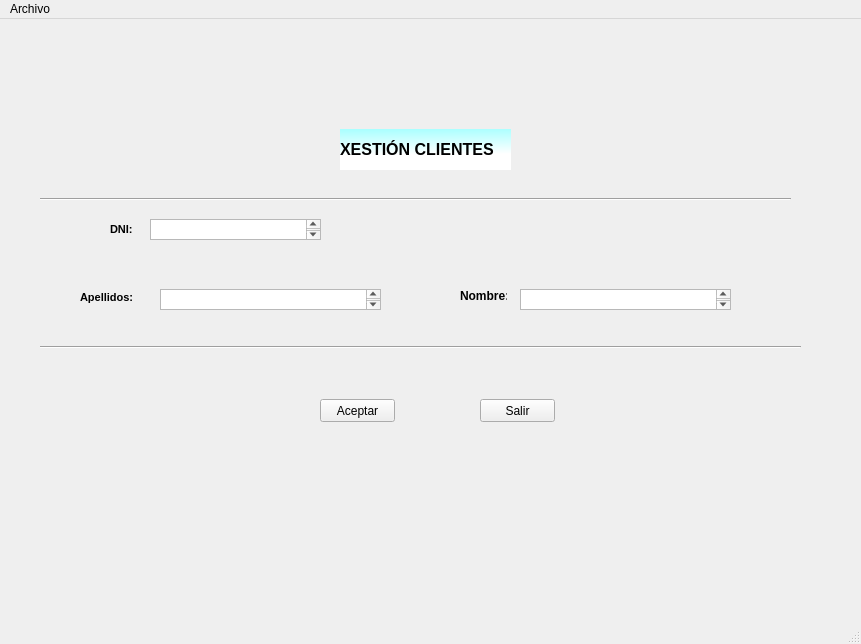
<?xml version="1.0" encoding="UTF-8"?>
<ui version="4.0">
 <class>venPrincipal</class>
 <widget class="QMainWindow" name="venPrincipal">
  <property name="geometry">
   <rect>
    <x>0</x>
    <y>0</y>
    <width>861</width>
    <height>644</height>
   </rect>
  </property>
  <property name="windowTitle">
   <string>Proyecto Uno</string>
  </property>
  <widget class="QWidget" name="centralwidget">
   <widget class="QLabel" name="label">
    <property name="geometry">
     <rect>
      <x>340</x>
      <y>110</y>
      <width>171</width>
      <height>41</height>
     </rect>
    </property>
    <property name="font">
     <font>
      <pointsize>12</pointsize>
      <weight>75</weight>
      <bold>true</bold>
     </font>
    </property>
    <property name="styleSheet">
     <string notr="true">background-color: rgb(170, 255, 255);
background-color: qlineargradient(spread:pad, x1:0.483, y1:0, x2:0.506, y2:0.625, stop:0 rgba(170, 255, 255, 255), stop:1 rgba(255, 255, 255, 255));</string>
    </property>
    <property name="text">
     <string>XESTIÓN CLIENTES</string>
    </property>
   </widget>
   <widget class="QLabel" name="lblDni_2">
    <property name="geometry">
     <rect>
      <x>110</x>
      <y>200</y>
      <width>31</width>
      <height>21</height>
     </rect>
    </property>
    <property name="font">
     <font>
      <pointsize>8</pointsize>
      <weight>75</weight>
      <bold>true</bold>
     </font>
    </property>
    <property name="text">
     <string>DNI: </string>
    </property>
   </widget>
   <widget class="Line" name="line">
    <property name="geometry">
     <rect>
      <x>40</x>
      <y>170</y>
      <width>751</width>
      <height>20</height>
     </rect>
    </property>
    <property name="orientation">
     <enum>Qt::Horizontal</enum>
    </property>
   </widget>
   <widget class="QTextEdit" name="editDni">
    <property name="geometry">
     <rect>
      <x>150</x>
      <y>200</y>
      <width>171</width>
      <height>21</height>
     </rect>
    </property>
   </widget>
   <widget class="QLabel" name="lblapel">
    <property name="geometry">
     <rect>
      <x>80</x>
      <y>270</y>
      <width>71</width>
      <height>16</height>
     </rect>
    </property>
    <property name="font">
     <font>
      <pointsize>8</pointsize>
      <weight>75</weight>
      <bold>true</bold>
     </font>
    </property>
    <property name="text">
     <string>Apellidos:</string>
    </property>
   </widget>
   <widget class="QTextEdit" name="editApel">
    <property name="geometry">
     <rect>
      <x>160</x>
      <y>270</y>
      <width>221</width>
      <height>21</height>
     </rect>
    </property>
   </widget>
   <widget class="Line" name="line_2">
    <property name="geometry">
     <rect>
      <x>40</x>
      <y>320</y>
      <width>761</width>
      <height>16</height>
     </rect>
    </property>
    <property name="orientation">
     <enum>Qt::Horizontal</enum>
    </property>
   </widget>
   <widget class="QLabel" name="lblNome">
    <property name="geometry">
     <rect>
      <x>460</x>
      <y>270</y>
      <width>47</width>
      <height>13</height>
     </rect>
    </property>
    <property name="font">
     <font>
      <weight>75</weight>
      <bold>true</bold>
     </font>
    </property>
    <property name="text">
     <string>Nombre:</string>
    </property>
   </widget>
   <widget class="QTextEdit" name="editNome">
    <property name="geometry">
     <rect>
      <x>520</x>
      <y>270</y>
      <width>211</width>
      <height>21</height>
     </rect>
    </property>
   </widget>
   <widget class="QPushButton" name="btnAceptar">
    <property name="geometry">
     <rect>
      <x>320</x>
      <y>380</y>
      <width>75</width>
      <height>23</height>
     </rect>
    </property>
    <property name="text">
     <string>Aceptar</string>
    </property>
   </widget>
   <widget class="QPushButton" name="btnSalir">
    <property name="geometry">
     <rect>
      <x>480</x>
      <y>380</y>
      <width>75</width>
      <height>23</height>
     </rect>
    </property>
    <property name="text">
     <string>Salir</string>
    </property>
   </widget>
   <widget class="QLabel" name="lblValidar">
    <property name="geometry">
     <rect>
      <x>340</x>
      <y>200</y>
      <width>41</width>
      <height>31</height>
     </rect>
    </property>
    <property name="font">
     <font>
      <family>Comic Sans MS</family>
      <pointsize>10</pointsize>
      <weight>75</weight>
      <italic>true</italic>
      <bold>true</bold>
     </font>
    </property>
    <property name="text">
     <string/>
    </property>
   </widget>
  </widget>
  <widget class="Archivo" name="menuBar">
   <property name="geometry">
    <rect>
     <x>0</x>
     <y>0</y>
     <width>861</width>
     <height>21</height>
    </rect>
   </property>
   <widget class="QMenu" name="menuArchivo">
    <property name="title">
     <string>Archivo</string>
    </property>
   </widget>
   <addaction name="menuArchivo"/>
  </widget>
  <widget class="QStatusBar" name="statusbar"/>
 </widget>
 <customwidgets>
  <customwidget>
   <class>Archivo</class>
   <extends>QMenuBar</extends>
   <header location="global">archivo.h</header>
  </customwidget>
 </customwidgets>
 <resources/>
 <connections/>
</ui>
